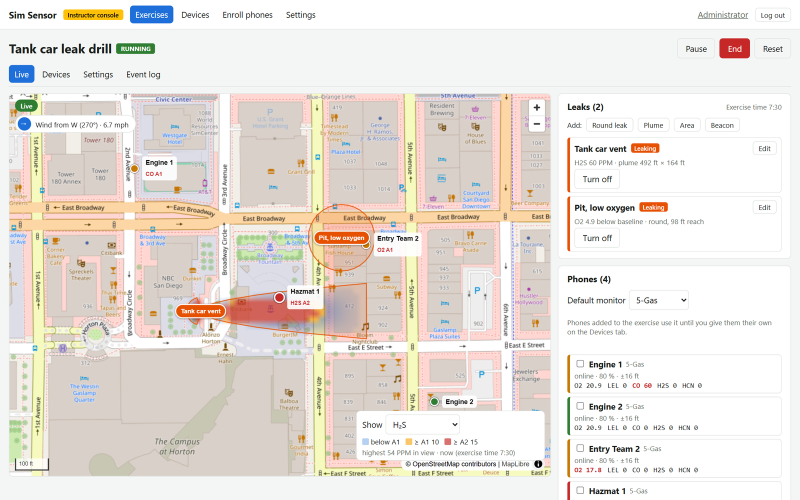
#> input picture docs/manual/live.png, 1600 x 1000 px (shown at 1/2 size)
$ python make-manual-diagrams.py
#> lines starting #> are read from the running program, lines starting #| are printed output that depends on the picture; after the words box and inside, x2 and y2 are one past the last pixel; in counts of white or black regions, pixels touching at a corner belong together
"""Builds the user manual's diagrams and the annotated Live page (docs/USER_MANUAL.md).

Outputs in docs/manual/:
- system-overview.png      the parts and the ports between them
- leak-kinds.png           round leak, plume, area, beacon
- exercise-lifecycle.png   Draft / Running / Paused / Ended, with what the phones show
- beacon-calibration.png   where to stand when calibrating, and the gas edge
- oxygen-scale.png         O₂ depletion and enrichment against the default alarms and OL
- live-annotated.png       docs/manual/live.png with numbered callouts

White backgrounds and dark ink, for printing. The numbers follow the app's defaults (O₂ range 0–25,
A1 19.5 falling, A2 23.5, enrichment at most +5: SensorCatalog, SourceValidator). Needs Pillow and
the Windows Segoe UI fonts (any TrueType font works: change FONT_DIR).

Usage: python tools/make-manual-diagrams.py
"""
import math
from pathlib import Path

from PIL import Image, ImageDraw, ImageFont

ROOT = Path(__file__).resolve().parent.parent
OUT = ROOT / "docs/manual"
FONT_DIR = Path("C:/Windows/Fonts")

INK = (22, 32, 48)
MUTED = (96, 110, 128)
LINE = (190, 200, 212)
PANEL = (244, 247, 250)
NAVY = (2, 26, 73)
TEAL = (0, 128, 128)
BLUE = (25, 118, 210)
GREEN = (46, 125, 50)
AMBER = (230, 150, 0)
RED = (211, 47, 47)
GAS = (239, 108, 0)
WHITE = (255, 255, 255)


def font(size, bold=False):
    return ImageFont.truetype(str(FONT_DIR / ("segoeuib.ttf" if bold else "segoeui.ttf")), size)


def canvas(w, h):
#> called with w = 2000, h = 1060
    img = Image.new("RGB", (w, h), WHITE)
#> img: PIL image 2000x1060 RGB; every value is 255
    return img, ImageDraw.Draw(img)


def box(d, xy, title, lines=(), fill=PANEL, outline=LINE, title_fill=INK, size=34):
#> called with xy = (720, 330, 1280, 690), title = 'Sim Sensor server', fill = (232, 241, 252), outline = (25, 118, 210), title_fill = (22, 32, 48), size = 38
    d.rounded_rectangle(xy, radius=22, fill=fill, outline=outline, width=4)
    x0, y0, x1, _ = xy
    cx = (x0 + x1) / 2
    d.text((cx, y0 + 40), title, font=font(size, True), fill=title_fill, anchor="mm")
    for i, line in enumerate(lines):
        d.text((cx, y0 + 92 + i * 38), line, font=font(26), fill=MUTED, anchor="mm")


def arrow(d, a, b, fill=INK, width=6, head=22, both=False):
#> called with a = (530, 510), b = (710, 510), fill = (25, 118, 210), width = 6, head = 22, both = True
    d.line([a, b], fill=fill, width=width)
    for p, q in [(a, b)] + ([(b, a)] if both else []):
        ang = math.atan2(q[1] - p[1], q[0] - p[0])
        pts = [q, (q[0] - head * math.cos(ang - 0.45), q[1] - head * math.sin(ang - 0.45)),
               (q[0] - head * math.cos(ang + 0.45), q[1] - head * math.sin(ang + 0.45))]
        d.polygon(pts, fill=fill)


def dashed(d, a, b, fill=MUTED, width=4, dash=18):
    n = max(1, int(math.dist(a, b) / dash))
    for k in range(0, n, 2):
        p = (a[0] + (b[0] - a[0]) * k / n, a[1] + (b[1] - a[1]) * k / n)
        q = (a[0] + (b[0] - a[0]) * (k + 1) / n, a[1] + (b[1] - a[1]) * (k + 1) / n)
        d.line([p, q], fill=fill, width=width)


def label(d, xy, text, size=26, fill=INK, bold=False, anchor="mm", pad=10, bg=WHITE):
    f = font(size, bold)
    l, t, r, b = d.textbbox(xy, text, font=f, anchor=anchor)
    d.rounded_rectangle([l - pad, t - pad / 2, r + pad, b + pad / 2], radius=8, fill=bg)
    d.text(xy, text, font=f, fill=fill, anchor=anchor)


def phone_icon(d, cx, cy, s=1.0, screen=GREEN):
    w, h = 46 * s, 84 * s
    d.rounded_rectangle([cx - w / 2, cy - h / 2, cx + w / 2, cy + h / 2], radius=9 * s, fill=INK)
    d.rectangle([cx - w / 2 + 6 * s, cy - h / 2 + 12 * s, cx + w / 2 - 6 * s, cy + h / 2 - 14 * s], fill=screen)


def beacon_icon(d, cx, cy, r=26):
    d.ellipse([cx - r, cy - r, cx + r, cy + r], fill=NAVY, outline=TEAL, width=5)
    d.text((cx, cy), "B", font=font(int(r * 1.1), True), fill=WHITE, anchor="mm")


def gas_blob(img, shape_fn, steps=24, clip=None):
    """Gas shading: nested shapes from the edge (faint) to the source (strong), optionally clipped
    to a mask (a room's walls)."""
    for k in range(steps):
        t = 1 - k / steps  # 1 = outer edge
        layer = Image.new("L", img.size, 0)
        shape_fn(ImageDraw.Draw(layer), t, 18)
        if clip is not None:
            layer = Image.composite(layer, Image.new("L", img.size, 0), clip)
        img.paste(Image.new("RGB", img.size, GAS), (0, 0), layer)


# The model's plume constants (SourceModel: UPWIND_FRACTION, MIN_WIDTH_FRACTION).
PLUME_UPWIND_FRACTION = 0.25
PLUME_MIN_WIDTH = 0.15


def smooth(d):
    """The default fall-off (SourceModel.falloff SMOOTH): 1 at the source, 0 at the edge."""
    return 0.0 if d >= 1 else (1 - d * d) ** 2


def shade(img, reading, bbox, strength=0.85):
    """Gas shading pixel by pixel: [reading](x, y) is the fraction of the peak there (0..1)."""
    x0, y0, x1, y1 = bbox
    mask = Image.new("L", img.size, 0)
    px = mask.load()
    for y in range(max(0, y0), min(img.height, y1)):
        for x in range(max(0, x0), min(img.width, x1)):
            v = reading(x, y)
            if v > 0:
                px[x, y] = int(255 * strength * v ** 0.7)
    img.paste(Image.new("RGB", img.size, GAS), (0, 0), mask)


# ---------------------------------------------------------------------------------------------

def system_overview():
    img, d = canvas(2000, 1060)
    d.text((60, 50), "How the parts connect", font=font(46, True), fill=INK)
    d.text((60, 112), "Everything goes through the server over HTTPS. Phones and instructor computers only need outbound TCP 443.",
           font=font(28), fill=MUTED)

    sx0, sy0, sx1, sy1 = 720, 330, 1280, 690
    box(d, (sx0, sy0, sx1, sy1), "Sim Sensor server",
        ["Linux + Docker, a DNS name", "e.g. https://sim.agency.org", "", "Console website · database", "Updater · backups"],
        fill=(232, 241, 252), outline=BLUE, size=38)

    # Instructors (left).
    lx0, ly0, lx1, ly1 = 80, 380, 520, 640
    box(d, (lx0, ly0, lx1, ly1), "Instructor console", ["Any web browser", "Admins and instructors", "Build, run, debrief"])
    arrow(d, (lx1 + 10, 510), (sx0 - 10, 510), fill=BLUE, both=True)
    label(d, ((lx1 + sx0) / 2, 470), "HTTPS · TCP 443", bold=True, fill=BLUE)

    # Phones (right).
    rx0, ry0, rx1, ry1 = 1480, 380, 1920, 640
    box(d, (rx0, ry0, rx1, ry1), "Phone app", ["Android 8.0 or newer", "One per trainee", "Simulated meter"])
    for i, c in enumerate([GREEN, AMBER, RED]):
        phone_icon(d, rx0 + 150 + i * 70, ry1 + 90, 0.9, c)
    arrow(d, (sx1 + 10, 510), (rx0 - 10, 510), fill=BLUE, both=True)
    label(d, ((sx1 + rx0) / 2, 455), "Secure WebSocket", bold=True, fill=BLUE)
    label(d, ((sx1 + rx0) / 2, 560), "TCP 443", bold=True, fill=BLUE)

    # Beacons and GPS feed the phones directly.
    beacon_icon(d, 1560, 920)
    beacon_icon(d, 1660, 960)
    d.text((1720, 940), "Bluetooth beacons\n(BLE, no network)", font=font(26), fill=INK, anchor="lm")
    dashed(d, (1600, 880), (1650, 790), fill=TEAL, width=5)
    d.ellipse([1785, 210, 1835, 260], outline=INK, width=4)
    d.text((1860, 235), "GPS", font=font(28, True), fill=INK, anchor="lm")
    dashed(d, (1790, 265), (1740, 370), fill=MUTED)

    # Internet services, top.
    box(d, (560, 170, 1000, 270), "Let's Encrypt", [], size=30)
    box(d, (1040, 170, 1440, 270), "GitHub", [], size=30)
    d.text((780, 248), "certificate", font=font(22), fill=MUTED, anchor="mm")
    d.text((1240, 248), "updates · app download", font=font(22), fill=MUTED, anchor="mm")
    arrow(d, (850, 280), (850, sy0 - 8), fill=MUTED, width=4)
    label(d, (850, 302), "TCP 80 inbound", size=22, fill=MUTED)
    arrow(d, (1150, sy0 - 8), (1150, 280), fill=MUTED, width=4)
    label(d, (1150, 302), "outbound 443", size=22, fill=MUTED)

    # Ports summary.
    d.rounded_rectangle([80, 760, 1380, 1010], radius=18, fill=PANEL, outline=LINE, width=3)
    d.text((110, 790), "Open on the server (inbound)", font=font(30, True), fill=INK)
    rows = [("TCP 443", "required", "console, enrollment, phones' live connection"),
            ("TCP 80", "required", "HTTPS certificate, http → https redirect"),
            ("UDP 443", "optional", "HTTP/3 for browsers that support it")]
    for i, (p, need, why) in enumerate(rows):
        y = 860 + i * 48
        d.text((110, y), p, font=font(28, True), fill=BLUE)
        d.text((290, y), need, font=font(28), fill=INK)
        d.text((460, y), why, font=font(28), fill=MUTED)
    img.save(OUT / "system-overview.png")
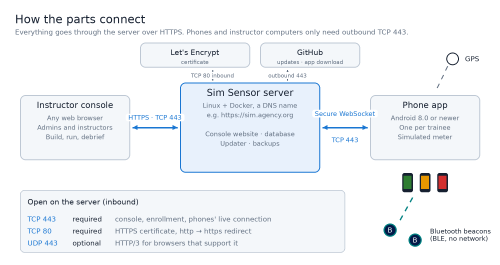
#> saved as system-overview.png: PIL image 2000x1060 RGB (shown at 1/4 size); mean R, G, B 241.5, 244.2, 247.1


def leak_kinds():
    W, H = 2000, 700
    img, d = canvas(W, H)
    pw, gap, top = 455, 26, 40
    titles = [("Round leak", "Click its centre. Size: how far it reaches."),
              ("Plume", "Click its source. It drifts downwind, and reaches a little upwind of the source."),
              ("Area", "Click the corners, then Finish. It spreads past its edge."),
              ("Beacon", "A leak around a Bluetooth beacon: the reading follows distance.")]
    for i, (t, sub) in enumerate(titles):
        x0 = 40 + i * (pw + gap)
        d.rounded_rectangle([x0, top, x0 + pw, H - 40], radius=20, fill=(248, 250, 252), outline=LINE, width=3)
        for gx in range(x0 + 30, x0 + pw, 60):
            d.line([(gx, top + 100), (gx, H - 170)], fill=(232, 236, 240), width=2)
        for gy in range(top + 100, H - 170, 60):
            d.line([(x0 + 10, gy), (x0 + pw - 10, gy)], fill=(232, 236, 240), width=2)
        d.text((x0 + 28, top + 28), t, font=font(36, True), fill=INK)
        # Wrap the caption over two lines.
        words, line, lines = sub.split(), "", []
        for w in words:
            if d.textlength(line + " " + w, font=font(25)) > pw - 56:
                lines.append(line)
                line = w
            else:
                line = (line + " " + w).strip()
        lines.append(line)
        for k, ln in enumerate(lines):
            d.text((x0 + 28, H - 150 + k * 36), ln, font=font(25), fill=MUTED)

    cy = 330
    # Round.
    cx, R = 40 + pw / 2, 150
    shade(img, lambda px, py: smooth(math.hypot(px - cx, py - cy) / R), (int(cx - R), int(cy - R), int(cx + R) + 1, int(cy + R) + 1))
#> in shade, `img.paste(Image.new("RGB", img.size, GAS), (0, 0), mask)`:
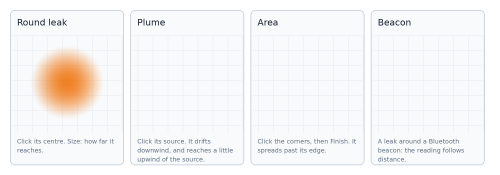
#> img: PIL image 2000x700 RGB (shown at 1/4 size); mean R, G, B 245.4, 245, 245.1
    d = ImageDraw.Draw(img)
    d.ellipse([cx - R, cy - R, cx + R, cy + R], outline=GAS, width=4)
    d.ellipse([cx - 9, cy - 9, cx + 9, cy + 9], fill=INK)
    arrow(d, (cx, cy), (cx + R - 6, cy), fill=INK, width=4, head=16)
    label(d, (cx + R / 2, cy - 26), "Reaches", size=24, bold=True, bg=(255, 240, 225))

    # Plume: the model's own shape and readings (SourceModel.plume, console leaks/geometry.ts), wind
    # from the west. The width grows like the square root of the distance downwind (never under 15 %
    # of it), and the source also reaches a little upwind: a round spread a quarter of the width.
    x0 = 40 + (pw + gap)
    sx, L, Wd = x0 + 100, 280, 180
    back = Wd * PLUME_UPWIND_FRACTION

    def plume_reading(px, py):
        along, across = px - sx, abs(py - cy)
        if along < 0:
            return smooth(math.hypot(along, across) / back)
        x = along / L
        if x >= 1:
            return 0.0
        return smooth(x) * smooth(across / (Wd / 2 * max(PLUME_MIN_WIDTH, math.sqrt(x))))
    shade(img, plume_reading, (int(sx - back) - 2, int(cy - Wd / 2) - 2, sx + L + 2, int(cy + Wd / 2) + 2))
#> call 2 of shade, with bbox = (574, 238, 903, 422), strength = 0.85
#> in shade (call 2), `img.paste(Image.new("RGB", img.size, GAS), (0, 0), mask)`:
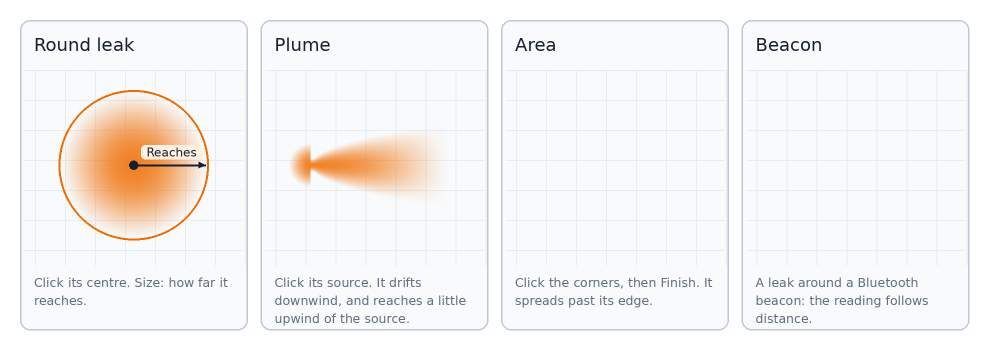
#> img: PIL image 2000x700 RGB (shown at 1/2 size); mean R, G, B 245.1, 243.7, 242.9
    d = ImageDraw.Draw(img)
    right = [(sx + i / 24 * L, cy + Wd / 2 * max(PLUME_MIN_WIDTH, math.sqrt(i / 24))) for i in range(25)]
    left = [(px, 2 * cy - py) for px, py in reversed(right)]
    behind = [(sx + back * math.cos(-math.pi / 2 - math.pi * i / 12), cy - back * math.sin(-math.pi / 2 - math.pi * i / 12))
              for i in range(1, 12)]
    d.polygon(right + left + behind, outline=GAS, width=4)
    d.ellipse([sx - 9, cy - 9, sx + 9, cy + 9], fill=INK)
    d.text((sx, cy + 36), "source", font=font(22, True), fill=INK, anchor="mm")
    d.line([(sx - back * 0.75, cy - back * 0.6), (sx - 30, top + 185)], fill=INK, width=2)
    d.text((sx - 50, top + 172), "reaches upwind too", font=font(22, True), fill=INK, anchor="lm")
    arrow(d, (x0 + 60, top + 120), (x0 + 220, top + 120), fill=BLUE, width=6)
    d.text((x0 + 235, top + 120), "wind from W", font=font(24, True), fill=BLUE, anchor="lm")
    d.line([(sx, cy + Wd / 2 + 34), (sx + L, cy + Wd / 2 + 34)], fill=INK, width=3)
    d.text((sx + L / 2, cy + Wd / 2 + 56), "Length", font=font(24, True), fill=INK, anchor="mm")
    d.line([(sx + L + 22, cy - Wd / 2), (sx + L + 22, cy + Wd / 2)], fill=INK, width=3)
    d.text((sx + L + 10, cy - Wd / 2 - 20), "Width", font=font(24, True), fill=INK, anchor="mm")

    # Area.
    x0 = 40 + 2 * (pw + gap)
    pts = [(x0 + 120, 210), (x0 + 330, 190), (x0 + 380, 330), (x0 + 250, 450), (x0 + 100, 400)]
    mx = sum(p[0] for p in pts) / len(pts)
    my = sum(p[1] for p in pts) / len(pts)
    grow = lambda k: [(mx + (p[0] - mx) * k, my + (p[1] - my) * k) for p in pts]
    gas_blob(img, lambda ld, t, c: ld.polygon(grow(0.4 + 0.75 * t), fill=c))
    d = ImageDraw.Draw(img)
    d.polygon(pts, outline=GAS, width=5)
    outer = grow(1.15)
    for a, b in zip(outer, outer[1:] + outer[:1]):
        dashed(d, a, b, fill=GAS, width=3, dash=14)
    for p in pts:
        d.ellipse([p[0] - 9, p[1] - 9, p[0] + 9, p[1] + 9], fill=INK)
#> this loop made 5 passes
#> p on passes 1 to 5: (1122, 210), (1332, 190), (1382, 330), (1252, 450), (1102, 400)
    label(d, (x0 + 390, 440), "spreads", size=24, bold=True, fill=GAS)

    # Beacon in a room with a doorway.
    x0 = 40 + 3 * (pw + gap)
    rx0, ry0, rx1, ry1 = x0 + 40, 170, x0 + 330, 480
    bx, by = x0 + 140, cy
    room = Image.new("L", img.size, 0)
    ImageDraw.Draw(room).rectangle([rx0, ry0, rx1, ry1], fill=255)  # the walls stop it; the doorway is the gas edge
#> room: PIL image 2000x700 L; 6.5% white; 1 white region, box (x1, y1, x2, y2) and area: (1523, 170, 1814, 481) 90501
    gas_blob(img, lambda ld, t, c: ld.ellipse([bx - 230 * t, by - 230 * t, bx + 230 * t, by + 230 * t], fill=c), clip=room)
    d = ImageDraw.Draw(img)
    for seg in [((rx0, ry0), (rx1, ry0)), ((rx0, ry1), (rx1, ry1)), ((rx0, ry0), (rx0, ry1)),
                ((rx1, ry0), (rx1, ry0 + 100)), ((rx1, ry1 - 100), (rx1, ry1))]:
        d.line(seg, fill=MUTED, width=10)
    for r in (60, 100, 140):
        d.arc([bx - r, by - r, bx + r, by + r], -60, 60, fill=TEAL, width=4)
    beacon_icon(d, bx, by)
    phone_icon(d, rx1 - 50, by + 10, 0.8, RED)
    d.text((rx1 + 14, cy - 34), "doorway:", font=font(22, True), fill=TEAL, anchor="lm")
    d.text((rx1 + 14, cy - 6), "gas edge", font=font(22, True), fill=TEAL, anchor="lm")
    img.save(OUT / "leak-kinds.png")


def lifecycle():
    img, d = canvas(2000, 760)
    d.text((60, 40), "An exercise's life, and what the phones show", font=font(44, True), fill=INK)
    states = [("Draft", "EXERCISE NOT STARTED", "readings at baseline", AMBER, 120),
              ("Running", "EXERCISE ACTIVE", "readings follow the scenario", GREEN, 600),
              ("Paused", "EXERCISE PAUSED", "leaks held as they are", AMBER, 1080),
              ("Ended", "EXERCISE ENDED", "readings at baseline", MUTED, 1560)]
    y0, y1, bw = 210, 330, 340
    for name, head, sub, col, x in states:
        d.rounded_rectangle([x, y0, x + bw, y1], radius=24, fill=PANEL, outline=col, width=6)
        d.text((x + bw / 2, (y0 + y1) / 2), name, font=font(40, True), fill=INK, anchor="mm")
        # The phone header, as the trainee sees it.
        d.rounded_rectangle([x - 10, 420, x + bw + 10, 510], radius=12, fill=(14, 20, 18), outline=col, width=4)
        d.ellipse([x + 12, 455, x + 30, 473], fill=col)
        d.text((x + 42, 448), head, font=font(24, True), fill=col if col != MUTED else (190, 200, 210), anchor="lm")
        d.text((x + 42, 482), sub, font=font(21), fill=(170, 180, 175), anchor="lm")
    d.text((110, 392), "On the phone:", font=font(24, True), fill=MUTED, anchor="lm")

    def h_arrow(xa, xb, y, text, up=True):
        arrow(d, (xa, y), (xb, y), fill=INK, width=5)
        label(d, ((xa + xb) / 2, y - 30 if up else y + 30), text, size=26, bold=True)
    h_arrow(120 + bw + 10, 600 - 10, 250, "Start")
    h_arrow(600 + bw + 10, 1080 - 10, 240, "Pause")
    h_arrow(1080 - 10, 600 + bw + 10, 300, "Resume", up=False)
    # End: from Running or Paused, over the top.
    d.line([(770, y0 - 6), (770, 160), (1730, 160)], fill=INK, width=5)
    arrow(d, (1730, 160), (1730, y0 - 8), fill=INK, width=5)
    d.line([(1250, y0 - 6), (1250, 160)], fill=INK, width=5)
    label(d, (1500, 160), "End (from Running or Paused)", size=26, bold=True)
    # Run again: Ended -> Running, below.
    d.line([(1730, 520), (1730, 620), (770, 620)], fill=INK, width=5)
    arrow(d, (770, 620), (770, 518), fill=INK, width=5)
    label(d, (1250, 620), "Run again: a fresh run of the same exercise", size=26, bold=True)
    # Reset.
    d.line([(1900, 270), (1950, 270), (1950, 690), (60, 690), (60, 270)], fill=MUTED, width=4)
    arrow(d, (60, 270), (112, 270), fill=MUTED, width=4)
    label(d, (1000, 690), "Reset (from any state): back to Draft, every override released", size=26, fill=MUTED, bold=True)
    img.save(OUT / "exercise-lifecycle.png")


def beacon_calibration():
    img, d = canvas(2000, 980)
    d.text((60, 40), "Calibrating a beacon on site", font=font(44, True), fill=INK)
    d.text((60, 100), "Phone at chest height, clear line of sight. The calibration is stored on the beacon and used by every phone.",
           font=font(27), fill=MUTED)
    rx0, ry0, rx1, ry1 = 120, 200, 1180, 880
    door = (470, 610)
    d.rectangle([rx0, ry0, rx1, ry1], fill=(255, 246, 236))
    for seg in [((rx0, ry0), (rx1, ry0)), ((rx0, ry1), (rx1, ry1)), ((rx0, ry0), (rx0, ry1)),
                ((rx1, ry0), (rx1, door[0])), ((rx1, door[1]), (rx1, ry1))]:
        d.line(seg, fill=MUTED, width=14)
    d.text((rx0 + 30, ry0 + 24), "ROOM WITH THE LEAK", font=font(26, True), fill=MUTED)
    bx, by = 260, 540
    for r in (52, 80, 108):
        d.arc([bx - r, by - r, bx + r, by + r], -50, 50, fill=TEAL, width=4)
    beacon_icon(d, bx, by, 36)
    d.text((bx - 10, by + 70), "beacon, low down", font=font(24), fill=INK, anchor="mm")
    m = 130  # pixels per metre
    steps = [(1, "1  Record"), (3, "2  Record"), (5, "3  Record (if room)")]
    for metres, text in steps:
        px = bx + metres * m
        phone_icon(d, px, by, 0.9, BLUE)
        d.text((px, by - 75), text, font=font(25, True), fill=BLUE, anchor="mm")
        d.line([(bx, by + 120), (px, by + 120)], fill=LINE, width=3)
        d.line([(px, by + 108), (px, by + 132)], fill=MUTED, width=3)
        d.text((px, by + 150), f"{metres} m", font=font(24), fill=MUTED, anchor="mm")
    # Gas edge at the doorway.
    gx = rx1 - 60
    phone_icon(d, gx, (door[0] + door[1]) / 2, 0.9, AMBER)
    label(d, (gx - 20, door[0] - 60), "4  Record edge (inside the doorway)", size=25, bold=True, fill=AMBER, anchor="rm",
          bg=(255, 246, 236))
    # Outside: reads nothing.
    for (ox, oy) in [(1330, 300), (1330, 800)]:
        phone_icon(d, ox, oy, 0.9, (150, 160, 170))
        d.text((ox + 45, oy), "OUTSIDE: reads nothing", font=font(25, True), fill=MUTED, anchor="lm")
    d.text((1300, 920), "5  Check: walk outside and along the walls", font=font(25, True), fill=INK, anchor="lm")

    # Signal scale.
    sx0, sx1, sy = 1290, 1930, 520
    d.text((sx0, sy - 120), "Signal the phone hears", font=font(28, True), fill=INK)
    for k in range(sx1 - sx0):
        t = k / (sx1 - sx0)
        c = tuple(int(TEAL[i] * (1 - t) + 225 * t) for i in range(3))
        d.line([(sx0 + k, sy - 40), (sx0 + k, sy + 10)], fill=c)
    d.text((sx0, sy + 40), "strong", font=font(22), fill=MUTED)
    d.text((sx1, sy + 40), "weak", font=font(22), fill=MUTED, anchor="ra")
    ex = sx0 + int((sx1 - sx0) * 0.62)
    d.line([(ex, sy - 60), (ex, sy + 30)], fill=AMBER, width=6)
    d.text((ex, sy - 75), "gas edge", font=font(24, True), fill=AMBER, anchor="mm")
    d.text(((sx0 + ex) / 2, sy + 90), "reads (stronger = closer)", font=font(24, True), fill=GAS, anchor="mm")
    d.text(((ex + sx1) / 2, sy + 90), "reads 0", font=font(24, True), fill=MUTED, anchor="mm")
    img.save(OUT / "beacon-calibration.png")


def oxygen_scale():
    img, d = canvas(2000, 560)
    d.text((60, 36), "O₂ on the meter (default alarms)", font=font(44, True), fill=INK)
    x0, x1, y = 120, 1700, 260
    to_x = lambda v: x0 + (x1 - x0) * v / 25.0
    d.rectangle([x0, y - 34, x1, y + 34], fill=(232, 245, 233))
    d.rectangle([x0, y - 34, to_x(19.5), y + 34], fill=(255, 224, 224))
    d.rectangle([to_x(23.5), y - 34, x1, y + 34], fill=(255, 224, 224))
    d.rectangle([x1, y - 34, 1880, y + 34], fill=(60, 60, 60))
    d.text(((x1 + 1880) / 2, y), "OL", font=font(36, True), fill=WHITE, anchor="mm")
    d.text(((x1 + 1880) / 2, y + 62), "over 25", font=font(22), fill=MUTED, anchor="mm")
    for v in range(0, 26, 5):
        d.line([(to_x(v), y + 34), (to_x(v), y + 50)], fill=INK, width=3)
        d.text((to_x(v), y + 70), f"{v}", font=font(24), fill=INK, anchor="mm")
    d.text((x0, y + 110), "%vol", font=font(22), fill=MUTED)
    for v, text, col in [(19.5, "A1 ↓ 19.5", RED), (20.9, "baseline 20.9", GREEN), (23.5, "A2 23.5", RED)]:
        d.line([(to_x(v), y - 60), (to_x(v), y + 34)], fill=col, width=5)
    d.text((to_x(19.5) - 8, y - 78), "A1 ↓ 19.5", font=font(24, True), fill=RED, anchor="rm")
    d.text((to_x(20.9), y - 112), "baseline 20.9", font=font(24, True), fill=GREEN, anchor="mm")
    d.text((to_x(23.5) + 8, y - 78), "A2 23.5", font=font(24, True), fill=RED, anchor="lm")
    # Depletion and enrichment.
    arrow(d, (to_x(20.9), y + 170), (to_x(0.4), y + 170), fill=BLUE, width=6)
    d.text((to_x(10), y + 200), "Depletion: below baseline, down to 0", font=font(26, True), fill=BLUE, anchor="mm")
    arrow(d, (to_x(20.9), y + 170), (to_x(25.0) + 50, y + 170), fill=GAS, width=6)
    d.text((to_x(23.4), y + 200), "Enrichment: at most +5", font=font(26, True), fill=GAS, anchor="mm")
    d.text((120, y + 250), "Inert gas (N₂, Ar, He…) lowers O₂ in proportion: 20 % inert gas → 20.9 × 0.8 = 16.7.",
           font=font(26), fill=MUTED)
    img.save(OUT / "oxygen-scale.png")


def annotated_live():
    """Numbered callouts on the Live page; the legend is in the manual (§8.2)."""
    img = Image.open(OUT / "live.png").convert("RGB")
#> img is the input picture: PIL image 1600x1000 RGB; mean R, G, B 233.5, 226.9, 220.5
    s = img.width / 2160  # coordinates below are on the 2160-wide capture
    d = ImageDraw.Draw(img)
    marks = [(1, 1810, 132), (2, 470, 202), (3, 400, 336), (4, 1290, 292), (5, 1665, 288), (6, 1895, 812),
             (7, 1490, 1000), (8, 925, 1100)]
    r = 30 * s
    for n, x, y in marks:
        x, y = x * s, y * s
        d.ellipse([x - r - 4, y - r - 4, x + r + 4, y + r + 4], fill=WHITE)
        d.ellipse([x - r, y - r, x + r, y + r], fill=RED)
        d.text((x, y), str(n), font=font(int(34 * s), True), fill=WHITE, anchor="mm")
#> (the rest of the program and of its run is left out)
